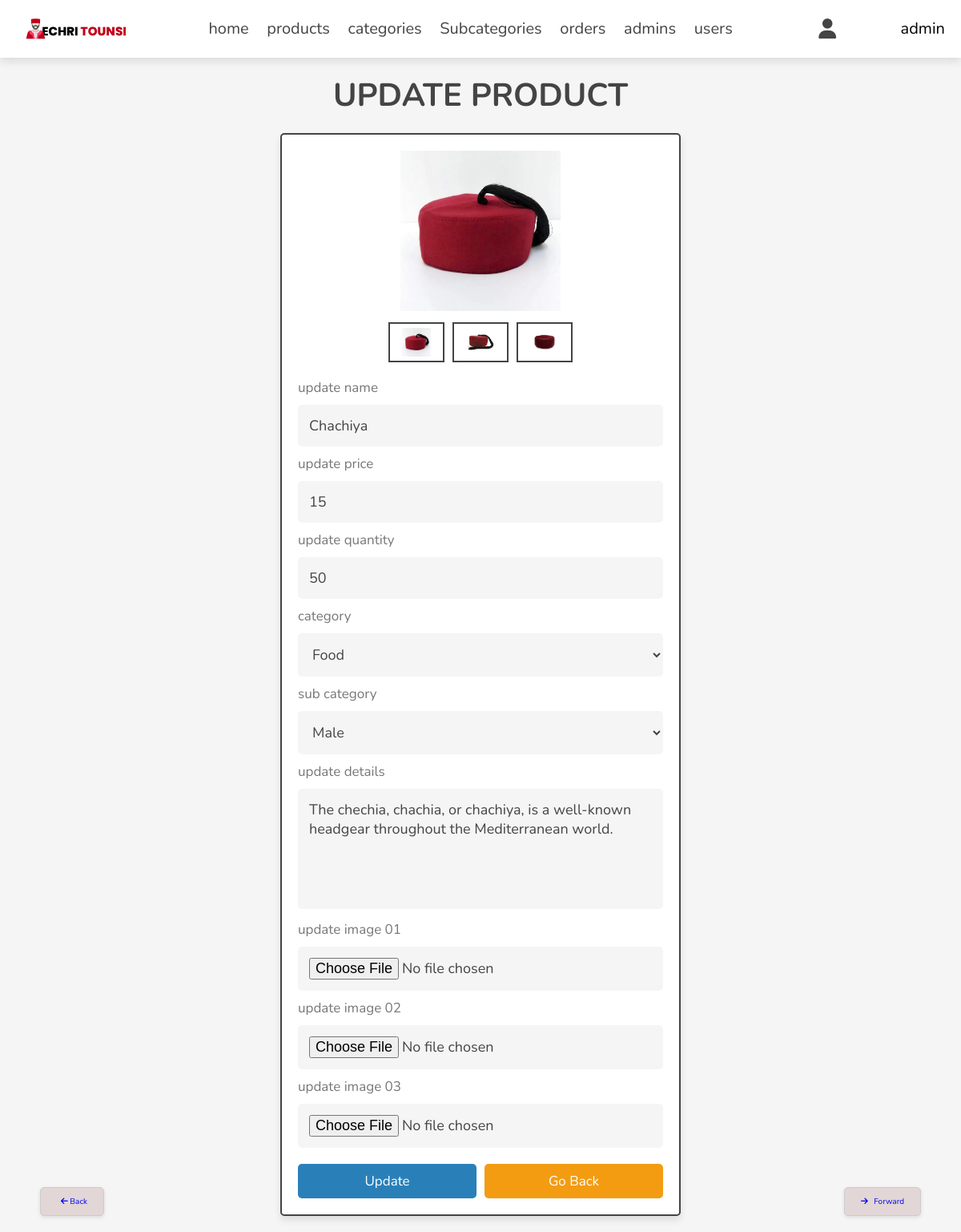
Page /admin/update_product.php?update=7 (signed in) on the committed database.
### tables this page shows
CREATE TABLE `products` (
  `id` int(100) NOT NULL,
  `name` varchar(100) NOT NULL,
  `details` varchar(500) NOT NULL,
  `price` int(10) NOT NULL,
  `quantity` int(11) NOT NULL,
  `id_under_category` int(11) NOT NULL,
  `image_01` varchar(100) NOT NULL,
  `image_02` varchar(100) NOT NULL,
  `image_03` varchar(100) NOT NULL
);

### admin/update_product.php (the view, shortened to what this page needs)
<?php
include '../components/connect.php';
?>
<!DOCTYPE html>
<html lang="en">
<head>
   <link rel="stylesheet" href="https://cdnjs.cloudflare.com/ajax/libs/font-awesome/6.1.1/css/all.min.css">
   <link rel="stylesheet" href="../css/admin_style.css">
</head>
<body>
<?php include '../components/admin_header.php'; ?>
<section class="update-product">
   <h1 class="heading">update product</h1>
   <?php
      $update_id = $_GET['update'];
      $select_products = $conn->prepare("SELECT * FROM `products` WHERE id = ?");
      $select_products->execute([$update_id]);
      if($select_products->rowCount() > 0){
         while($fetch_products = $select_products->fetch(PDO::FETCH_ASSOC)){
            $select_categories = $conn->prepare("SELECT * FROM `category`");
            $select_categories->execute();
            $categories = $select_categories->fetchAll(PDO::FETCH_ASSOC);
            $select_sub_categories = $conn->prepare("SELECT * FROM `subcategory`");
            $select_sub_categories->execute();
            $sub_categories = $select_sub_categories->fetchAll(PDO::FETCH_ASSOC);
   ?>
   <form action="" method="post" enctype="multipart/form-data">
      <div class="image-container">
         <div class="main-image">
            <img src="../uploaded_img/<?= $fetch_products['image_01']; ?>" alt="">
         </div>
         <div class="sub-image">
            <img src="../uploaded_img/<?= $fetch_products['image_01']; ?>" alt="">
            <img src="../uploaded_img/<?= $fetch_products['image_02']; ?>" alt="">
            <img src="../uploaded_img/<?= $fetch_products['image_03']; ?>" alt="">
         </div>
      </div>
      <span>update name</span>
      <input type="text" name="name" required class="box" maxlength="100" placeholder="enter product name" value="<?= $fetch_products['name']; ?>">
      <span>update price</span>
      <input type="number" name="price" required class="box" min="0" max="9999999999" placeholder="enter product price" onkeypress="if(this.value.length == 10) return false;" value="<?= $fetch_products['price']; ?>">
      <span>update quantity</span>
      <input type="number" name="quantity" required class="box" min="0" max="9999999999" placeholder="enter product price" value="<?= $fetch_products['quantity']; ?>">
               <span>category</span>
               <select name="category" id="category" class="box" required>
                  <?php foreach ($categories as $category): ?>
                     <option value="<?= $category['id']; ?>"><?= $category['name']; ?></option>
                  <?php endforeach; ?>
               </select>
               <span>sub category</span>
               <select name="sub_category" id="category" class="box" required>
                  <?php foreach ($sub_categories as $category): ?>
                     <option value="<?= $category['id']; ?>"><?= $category['name']; ?></option>
                  <?php endforeach; ?>
               </select>
      <span>update details</span>
      <textarea name="details" class="box" required cols="30" rows="10"><?= $fetch_products['details']; ?></textarea>
      <span>update image 01</span>
      <input type="file" name="image_01" accept="image/jpg, image/jpeg, image/png, image/webp" class="box">
      <span>update image 02</span>
      <input type="file" name="image_02" accept="image/jpg, image/jpeg, image/png, image/webp" class="box">
      <span>update image 03</span>
      <input type="file" name="image_03" accept="image/jpg, image/jpeg, image/png, image/webp" class="box">
      <div class="flex-btn">
         <input type="submit" name="update" class="btn" value="update">
         <a href="products.php" class="option-btn">go back</a>
      </div>
   </form>
   <?php
         }
      }else{
         echo '<p class="empty">no product found!</p>';
      }
   ?>
</section>
</body>
</html>

### components/admin_header.php (shortened to what this page needs)
<header class="header">
   <section class="flex">
      <?php
      $current_page = basename($_SERVER['PHP_SELF']);
      if ($current_page !== 'dashboard.php') {
         echo '<a href="javascript:void(0);" onclick="goBack();" class="back-button navbar">
                <i class="fas fa-arrow-left"></i> Back
            </a>';
      }
      ?>
      <?php
      if ($current_page !== 'dashboard.php') {
         echo '<a href="javascript:void(0);" onclick="goForward();" class="forward-button navbar">
                    <i class="fas fa-arrow-right"></i> Forward
                  </a>';
      }
      ?>
      <a href="../admin/dashboard.php" class="logo "
         style="display: flex;justify-content: center;align-items: center;gap:2rem"><img src="../images/logo_board.png"
            width="150px" />
      </a>
      <nav class="navbar">
         <a href="../admin/dashboard.php">home</a>
         <a href="../admin/products.php">products</a>
         <a href="../admin/category.php">categories</a>
         <a href="../admin/subcategory.php">Subcategories</a>
         <a href="../admin/placed_orders.php">orders</a>
         <a href="../admin/admin_accounts.php">admins</a>
         <a href="../admin/users_accounts.php">users</a>
      </nav>
      <div class="icons">
         <div id="user-btn" class="fas fa-user"></div>
      </div>
         <?php
         $select_profile = $conn->prepare("SELECT * FROM `admins` WHERE id = ?");
         $select_profile->execute([$admin_id]);
         $fetch_profile = $select_profile->fetch(PDO::FETCH_ASSOC);
         ?>
      <div class="navbar">
         <p style="font-size: 20px;"><?= $fetch_profile['name']; ?></p>
      </div>
   </section>
</header>

### css/admin_style.css (style rules this page uses)
:root { --main-color: #2980b9; --orange: #f39c12; --red: #e74c3c; --black: #444; --green: #69d981; --white: #fff; --light-color: #777; --light-bg: #f5f5f5; --border: 0.2rem solid var(--black); --box-shadow: 0 0.5rem 1rem rgba(0, 0, 0, 0.1); }
.back-button { position: fixed; bottom: 150px; left: 50px; z-index: 9999; background-color: #e2d6d6; border: 1px solid #ccc; padding: 10px 20px; border-radius: 5px; box-shadow: 0 2px 5px rgba(0, 0, 0, 0.1); transition: all 0.3s ease; }
.forward-button { position: fixed; bottom: 150px; right: 50px; z-index: 9999; background-color: #e2d6d6; border: 1px solid #ccc; padding: 10px 20px; border-radius: 5px; box-shadow: 0 2px 5px rgba(0, 0, 0, 0.1); transition: all 0.3s ease; }
.back-button i { margin-left: 5px; }
.forward-button i { margin-right: 5px; }
* { font-family: "Nunito", sans-serif; margin: 0; padding: 0; box-sizing: border-box; outline: none; border: none; text-decoration: none; }
html { font-size: 62.5%; overflow-x: hidden; }
body { background-color: var(--light-bg); }
section { padding: 2rem; max-width: 1200px; margin: 0 auto; }
.heading { font-size: 4rem; color: var(--black); margin-bottom: 2rem; text-align: center; text-transform: uppercase; }
.btn, .delete-btn, .option-btn { display: block; width: 100%; margin-top: 1rem; border-radius: 0.5rem; padding: 1rem 3rem; font-size: 1.7rem; text-transform: capitalize; color: var(--white); cursor: pointer; text-align: center; }
.btn { background-color: var(--main-color); }
.option-btn { background-color: var(--orange); }
.flex-btn { display: flex; gap: 1rem; }
.header { position: sticky; top: 0; left: 0; right: 0; background-color: var(--white); box-shadow: var(--box-shadow); z-index: 1000; }
.header .flex { display: flex; align-items: center; justify-content: space-between; position: relative; }
.header .flex .logo { font-size: 2.5rem; color: var(--black); }
.header .flex .navbar a { margin: 0 1rem; font-size: 2rem; color: var(--black); }
.header .flex .icons div { margin-left: 1.7rem; font-size: 2.5rem; cursor: pointer; color: var(--black); }
.update-product form { background-color: var(--white); box-shadow: var(--box-shadow); border-radius: 0.5rem; border: var(--border); padding: 2rem; max-width: 50rem; margin: 0 auto; }
.update-product form .image-container { margin-bottom: 2rem; }
.update-product form .image-container .main-image img { height: 20rem; width: 100%; object-fit: contain; }
.update-product form .image-container .sub-image { display: flex; gap: 1rem; justify-content: center; margin: 1rem 0; }
.update-product form .image-container .sub-image img { height: 5rem; width: 7rem; object-fit: contain; padding: 0.5rem; border: var(--border); cursor: pointer; transition: 0.2s linear; }
.update-product form .box { width: 100%; border-radius: 0.5rem; padding: 1.4rem; font-size: 1.8rem; color: var(--black); background-color: var(--light-bg); margin: 1rem 0; }
.update-product form span { font-size: 1.7rem; color: var(--light-color); }
.update-product form textarea { height: 15rem; resize: none; }

### rows in the picture
products: image_01 (picture), image_02 (picture), image_03 (picture), name "Chachiya", price "15", quantity "50", details "The chechia, chachia, or chachiya, is a well-known headgear throughout the Mediterranean world."

### other values in the picture
$fetch_profile['name'] "admin"
form field category "Food"
form field sub_category "Male"
